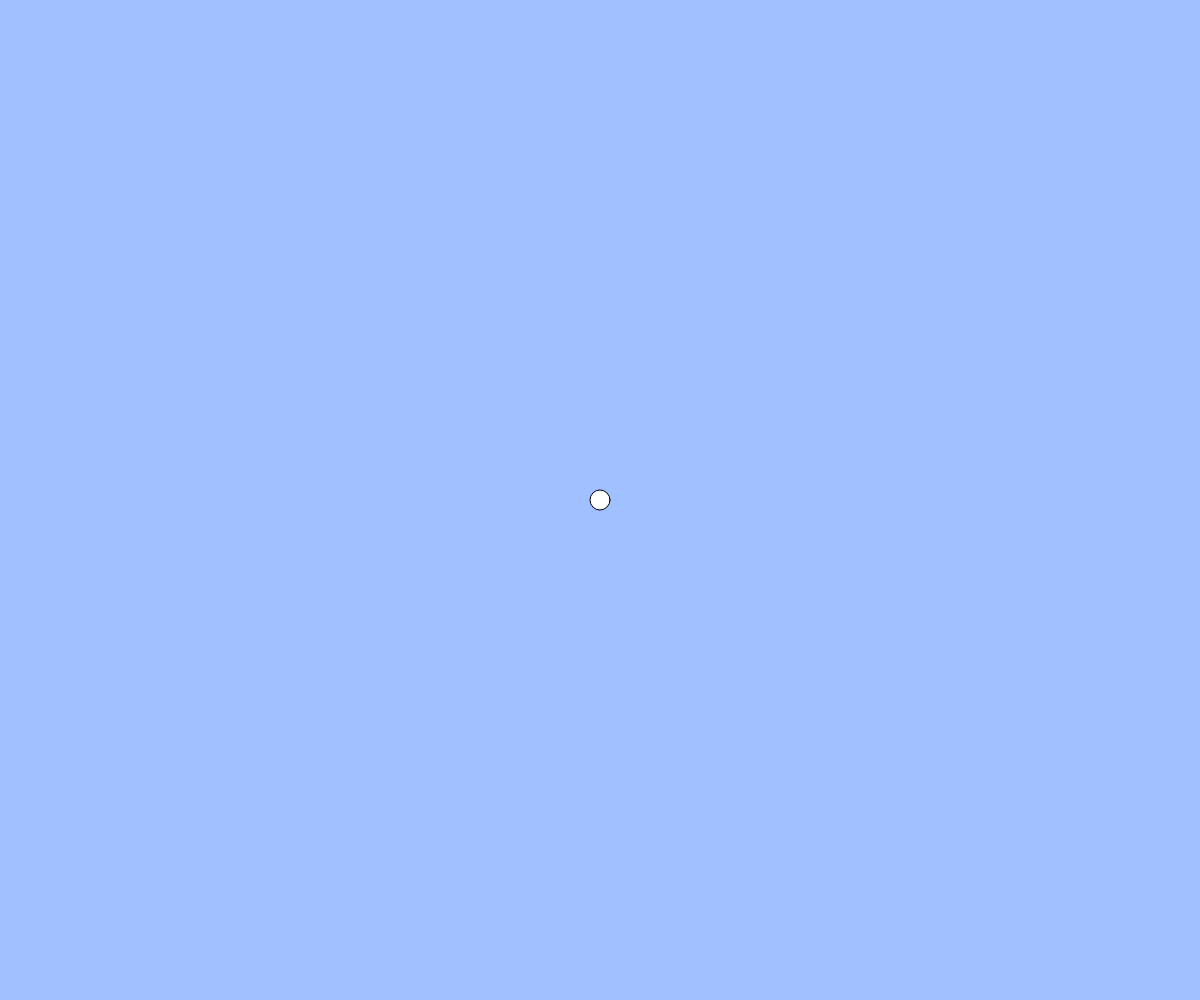
Frame 1 (no input)
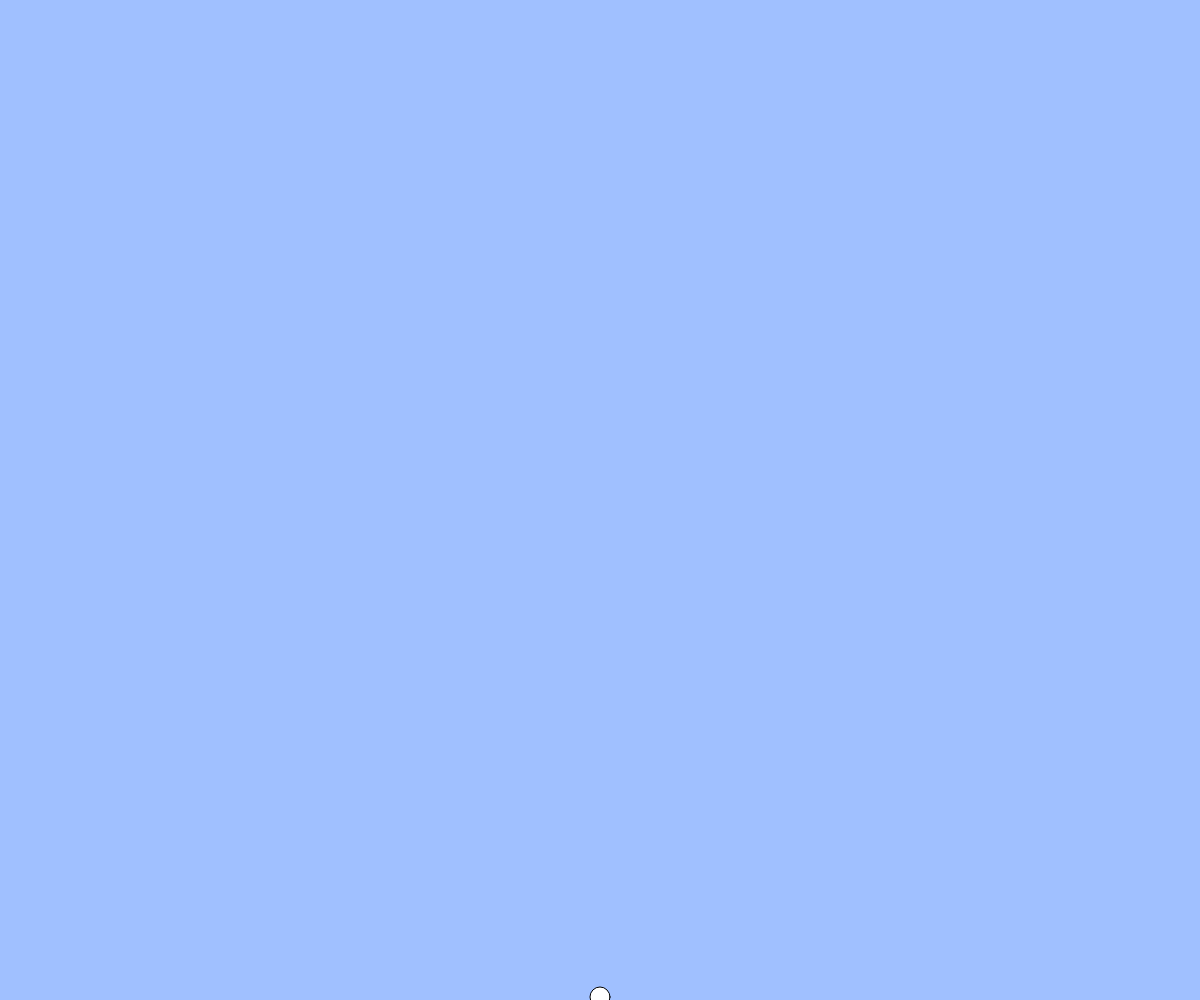
Frame 60 (no input)
Frame 120 (the mouse pressed at the canvas centre since frame 60): identical to frame 60, image omitted

The p5.js sketch that drew these frames (run headless with seeded random() and noise() and a simulated clock; from frame 60 on, the mouse is pressed at the canvas centre):

// p5.js sketch
// ── sketch.js
// テキスト「アニメーションの基本」
let x, y, vx, vy;
const g = 1; // 重力加速度
const vyMax = 30;

function setup(){
  createCanvas(windowWidth, windowHeight);
  x = width / 2;
  y = height / 2;
  vx = 8;
  vy = 8;
}

function draw(){
  background(160, 192, 255);
  ellipse(x, y, 20, 20);

  if(keyIsDown(LEFT_ARROW)){ x -= 5; }
  if(keyIsDown(RIGHT_ARROW)){ x += 5; }
  if(y >= height - 10 && keyIsDown(" ".charCodeAt(0))){
    vy = -20;
  }

  y += vy;

  // 重力（コメント機能でオンオフ切り替えて実行してみましょう）
  vy = constrain(vy + g, -vyMax, vyMax);

  // 端の処理パターン (1) 反対側から出てくる
  // if(x > width){ x = 0; }
  // else if(x < 0){ x = width; }
  // if(y > height){ y = 0; }
  // if(y < 0){ y = height; }

  if(y > height -10){ vy = 0; }
  x = constrain(x, 0, width);
  y = constrain(y, 0, height);
}

function windowResized(){
  resizeCanvas(windowWidth, windowHeight);
}
